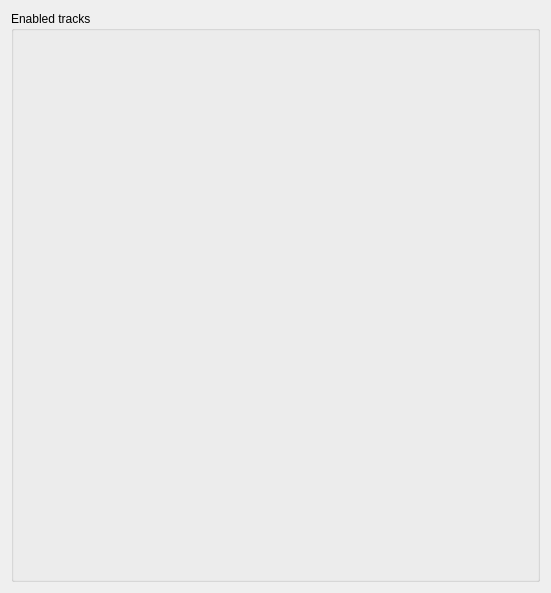
<?xml version="1.0" encoding="UTF-8"?>
<ui version="4.0">
 <class>TrackMuter</class>
 <widget class="QDialog" name="TrackMuter">
  <property name="geometry">
   <rect>
    <x>0</x>
    <y>0</y>
    <width>551</width>
    <height>593</height>
   </rect>
  </property>
  <property name="windowTitle">
   <string>Tracks</string>
  </property>
  <layout class="QGridLayout" name="gridLayout">
   <item row="0" column="0">
    <widget class="QGroupBox" name="tracks">
     <property name="title">
      <string>Enabled tracks</string>
     </property>
    </widget>
   </item>
  </layout>
 </widget>
 <resources/>
 <connections/>
</ui>
